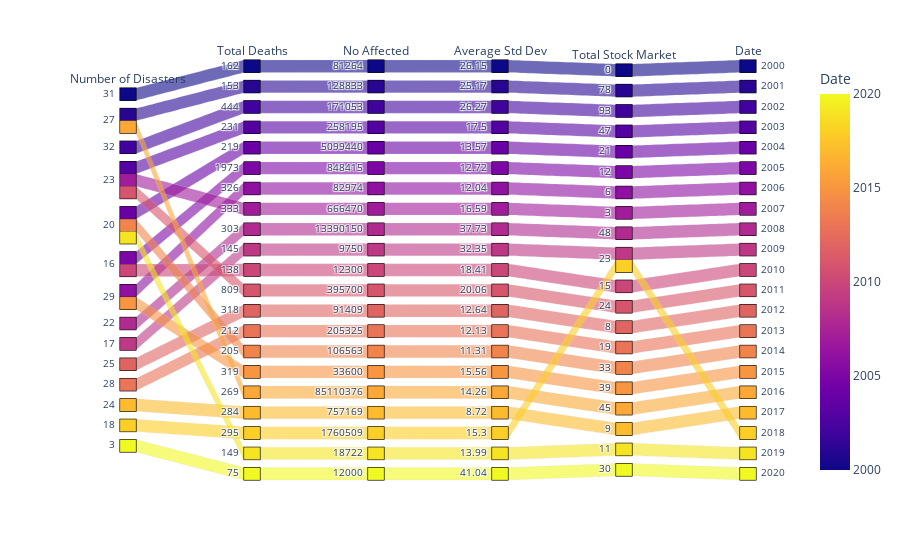

Notebook code cell kept with this figure:
### Markdown cell above
## Paralell Coordinates Graph

### Code cell
combined_df['Average Std Dev']=round(combined_df['Average Std Dev']*100,2)
combined_df=combined_df.sort_values("Date", ascending=True)
figi=px.parallel_categories(combined_df, height=800, color=combined_df.index)
figi.show()

### Figure 1 — Plotly figure (JSON) as saved in the notebook; plotly's stock layout.template omitted (floating-point values rounded to 4 significant figures)
{"data": [{"dimensions": [{"label": "Number of Disasters", "values": [31, 27, 32, 23, 20, 16, 29, 23, 22, 17, 16, 23, 25, 28, 20, 29, 27, 24, 18, 20, 3]}, {"label": "Total Deaths", "values": [162, 153, 444, 231, 219, 1973, 326, 333, 303, 145, 138, 809, 318, 212, 205, 319, 269, 284, 295, 149, 75]}, {"label": "No Affected", "values": [81264, 128833, 171053, 258195, 5099440, 848415, 82974, 666470, 13390150, 9750, 12300, 395700, 91409, 205325, 106563, 33600, 85110376, 757169, 1760509, 18722, 12000]}, {"label": "Average Std Dev", "values": [26.15, 25.17, 26.27, 17.5, 13.57, 12.72, 12.04, 16.59, 37.73, 32.35, 18.41, 20.06, 12.64, 12.13, 11.31, 15.56, 14.26, 8.72, 15.3, 13.99, 41.04]}, {"label": "Total Stock Market", "values": [0, 78, 93, 47, 21, 12, 6, 3, 48, 23, 15, 24, 8, 19, 33, 39, 45, 9, 23, 11, 30]}, {"label": "Date", "values": [2000, 2001, 2002, 2003, 2004, 2005, 2006, 2007, 2008, 2009, 2010, 2011, 2012, 2013, 2014, 2015, 2016, 2017, 2018, 2019, 2020]}], "domain": {"x": [0, 1], "y": [0, 1]}, "line": {"color": [2000, 2001, 2002, 2003, 2004, 2005, 2006, 2007, 2008, 2009, 2010, 2011, 2012, 2013, 2014, 2015, 2016, 2017, 2018, 2019, 2020], "coloraxis": "coloraxis"}, "name": "", "type": "parcats"}], "layout": {"autosize": true, "coloraxis": {"colorbar": {"title": {"text": "Date"}}, "colorscale": [[0, "#0d0887"], [0.1111, "#46039f"], [0.2222, "#7201a8"], [0.3333, "#9c179e"], [0.4444, "#bd3786"], [0.5556, "#d8576b"], [0.6667, "#ed7953"], [0.7778, "#fb9f3a"], [0.8889, "#fdca26"], [1, "#f0f921"]]}, "legend": {"tracegroupgap": 0}, "margin": {"t": 60}}}
